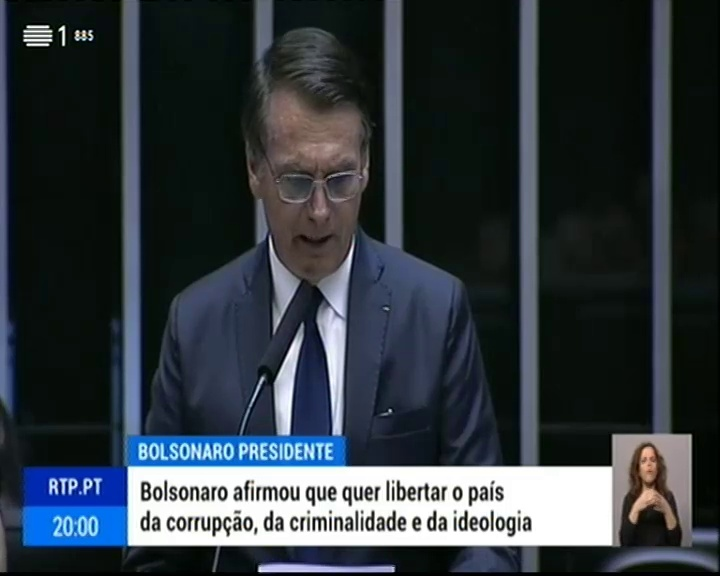
#> input picture face_detection/frames/frame100.jpg, 720 x 576 px
$ python -i ocr_subtitles.py   (imports and definitions only)   (Python 2 division)   (older library calls are emulated)
#> lines starting #> are read from the running program, lines starting #| are printed output that depends on the picture
#> further down, picture is the input picture: shape (576, 720, 3); mean B, G, R 63.6, 57.5, 49.6
# USAGE
# python ocr_subtitles.py --pathIn ../frames/ --pathOut ocr.log

# import the necessary packages
import argparse
import glob
import os
import time
from PIL import Image
import cv2
import numpy as np
import pytesseract
from string import maketrans


# [24 lines left out: function blueFilter, not called in this run]


def threshold(image):
    # initialize a rectangular and square structuring kernel
    rectKernel = cv2.getStructuringElement(cv2.MORPH_RECT, (13, 5))
    sqKernel = cv2.getStructuringElement(cv2.MORPH_RECT, (21, 21))

    # smooth the image using a 3x3 Gaussian, then apply the blackhat
    # morphological operator to find dark regions on a light background
    smooth = cv2.GaussianBlur(image, (3, 3), 0)
    blackhat = cv2.morphologyEx(smooth, cv2.MORPH_BLACKHAT, rectKernel)
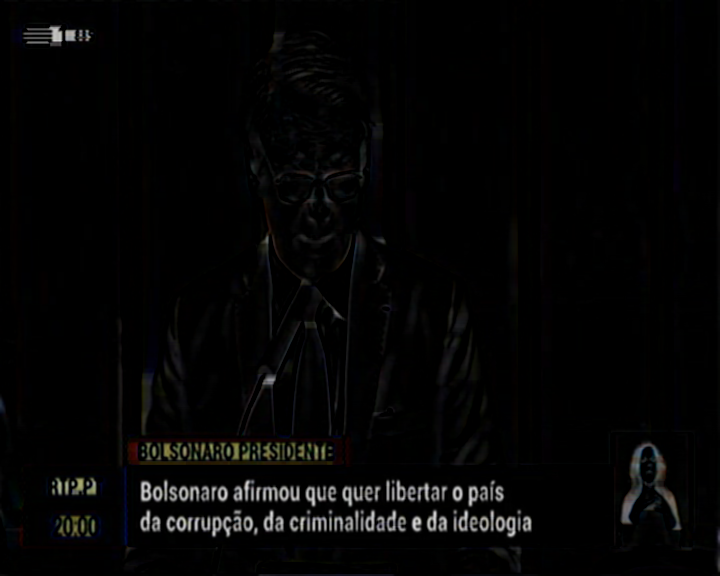
#> blackhat: shape (576, 720, 3); mean B, G, R 4.8, 4.9, 5

    # compute the Scharr gradient of the blackhat image and scale the
    # result into the range [0, 255]
    gradX = cv2.Sobel(blackhat, ddepth=cv2.CV_32F, dx=1, dy=0, ksize=-1)
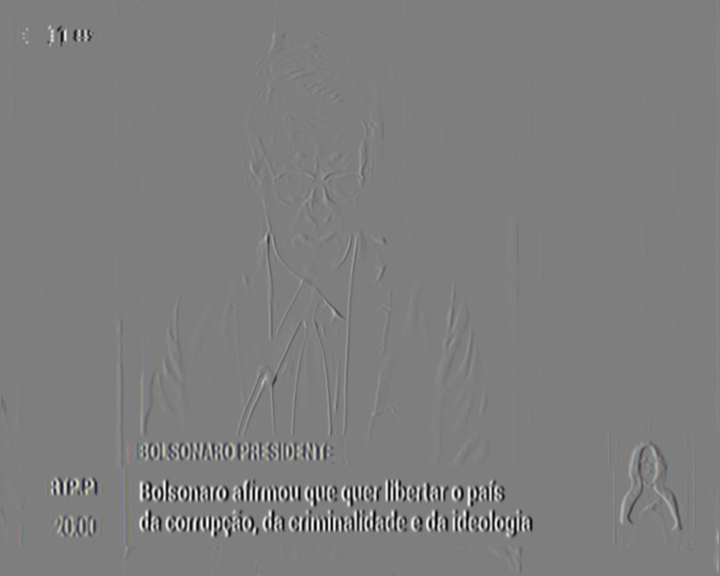
#> gradX: shape (576, 720, 3) float32; mean B, G, R 0.3, 0.3, 0.3; drawn with min black and max white
    gradX = np.absolute(gradX)
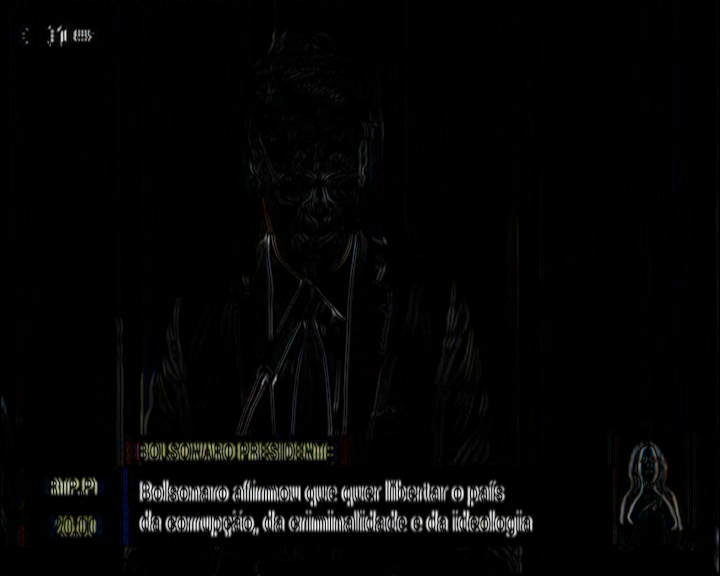
#> gradX: shape (576, 720, 3) float32; mean B, G, R 60.4, 61.7, 61.9; drawn with min black and max white
    (minVal, maxVal) = (np.min(gradX), np.max(gradX))
#> minVal = 0; maxVal = 2807
    gradX = (255 * ((gradX - minVal) / (maxVal - minVal))).astype("uint8")

    # apply a closing operation using the rectangular kernel to close
    # gaps in between letters -- then apply Otsu's thresholding method
    gradX = cv2.morphologyEx(gradX, cv2.MORPH_CLOSE, rectKernel)
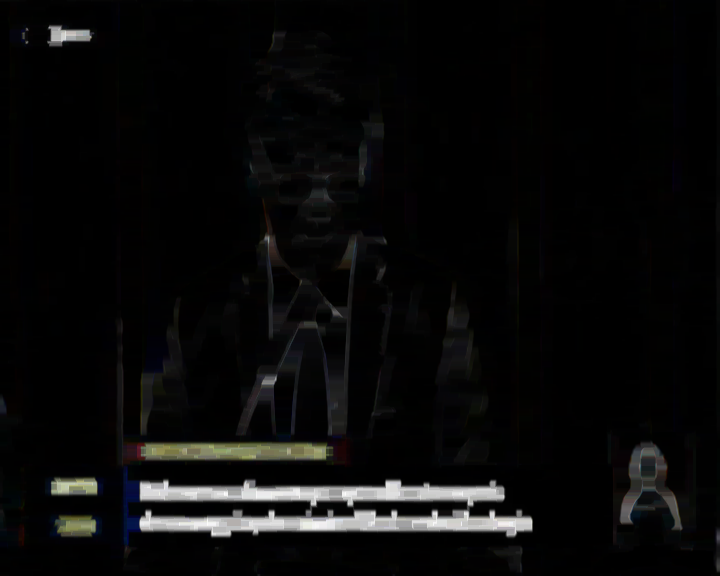
#> gradX: shape (576, 720, 3); mean B, G, R 9.9, 10, 10.1
#> (the run stopped early here; a loop or call above may not have finished)

$ run again, on face_detection/frames/frame1033.jpg
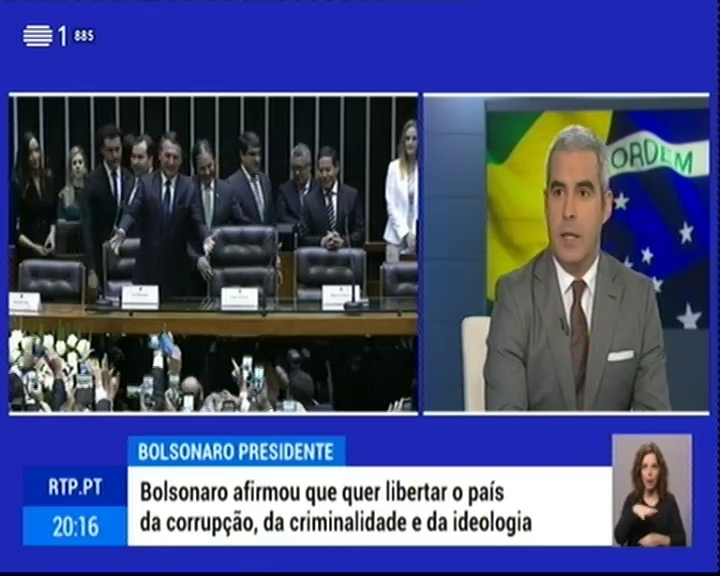
#> input picture face_detection/frames/frame1033.jpg, 720 x 576 px
#> picture is the input picture: shape (576, 720, 3); mean B, G, R 124.1, 79.2, 71.2
#> in threshold, `gradX = np.absolute(gradX)`:
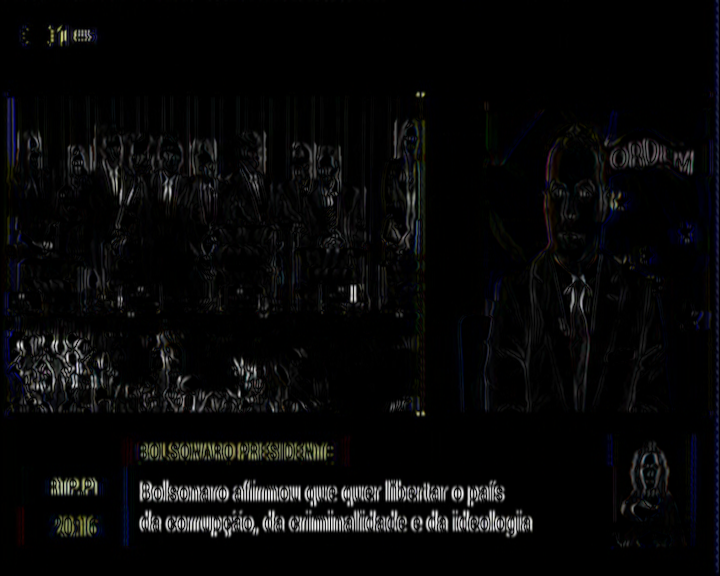
#> gradX: shape (576, 720, 3) float32; mean B, G, R 96.3, 92.9, 92; drawn with min black and max white
#> minVal = 0; maxVal = 2800
#> in threshold, `gradX = cv2.morphologyEx(gradX, cv2.MORPH_CLOSE, rectKernel)`:
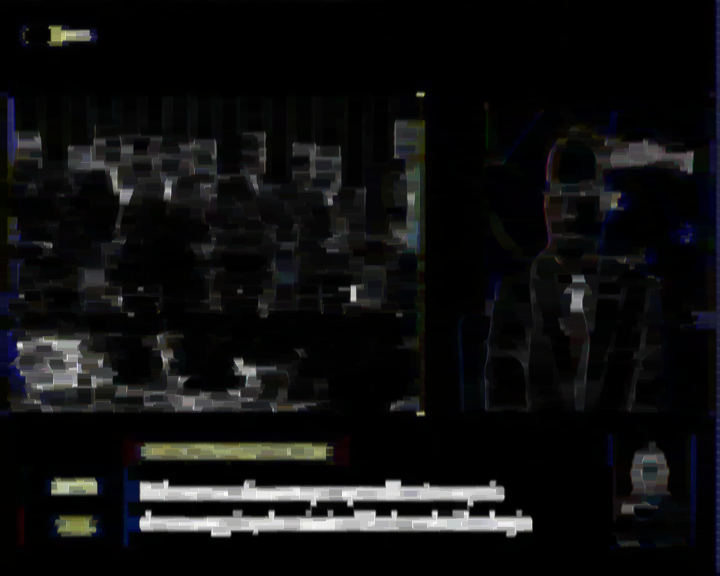
#> gradX: shape (576, 720, 3); mean B, G, R 16.2, 15.7, 15.6

$ run again, on face_detection/frames/frame1048.jpg
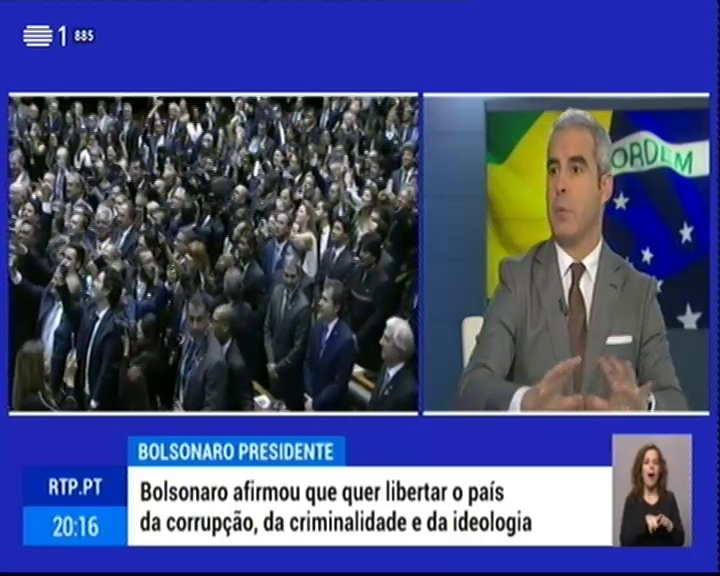
#> input picture face_detection/frames/frame1048.jpg, 720 x 576 px
#> picture is the input picture: shape (576, 720, 3); mean B, G, R 125.6, 78.9, 71.4
#> in threshold, `gradX = np.absolute(gradX)`:
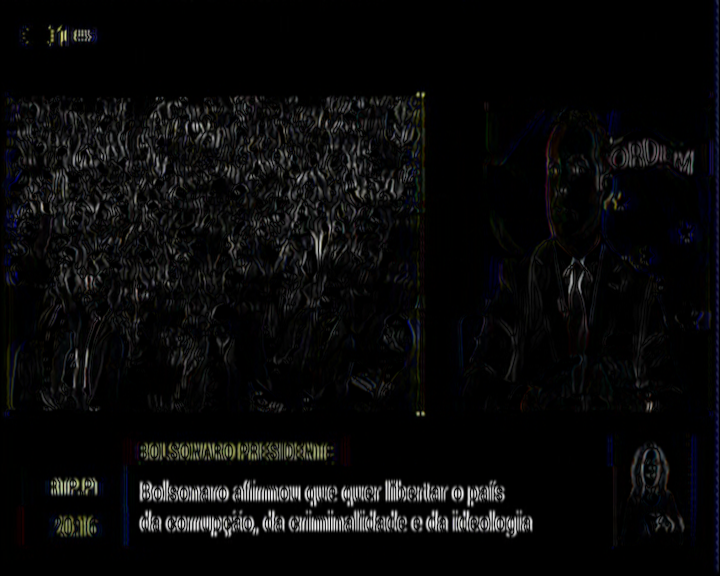
#> gradX: shape (576, 720, 3) float32; mean B, G, R 111.5, 107.6, 107.1; drawn with min black and max white
#> minVal = 0; maxVal = 2817
#> in threshold, `gradX = cv2.morphologyEx(gradX, cv2.MORPH_CLOSE, rectKernel)`:
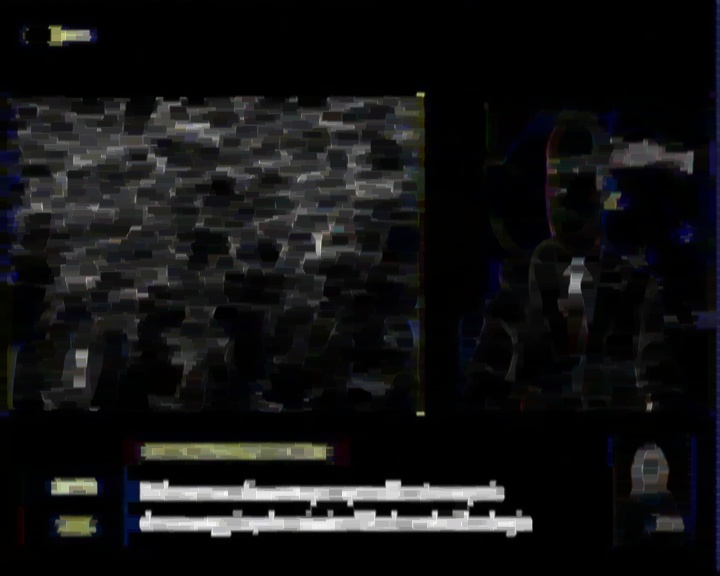
#> gradX: shape (576, 720, 3); mean B, G, R 19.3, 18.8, 18.7
